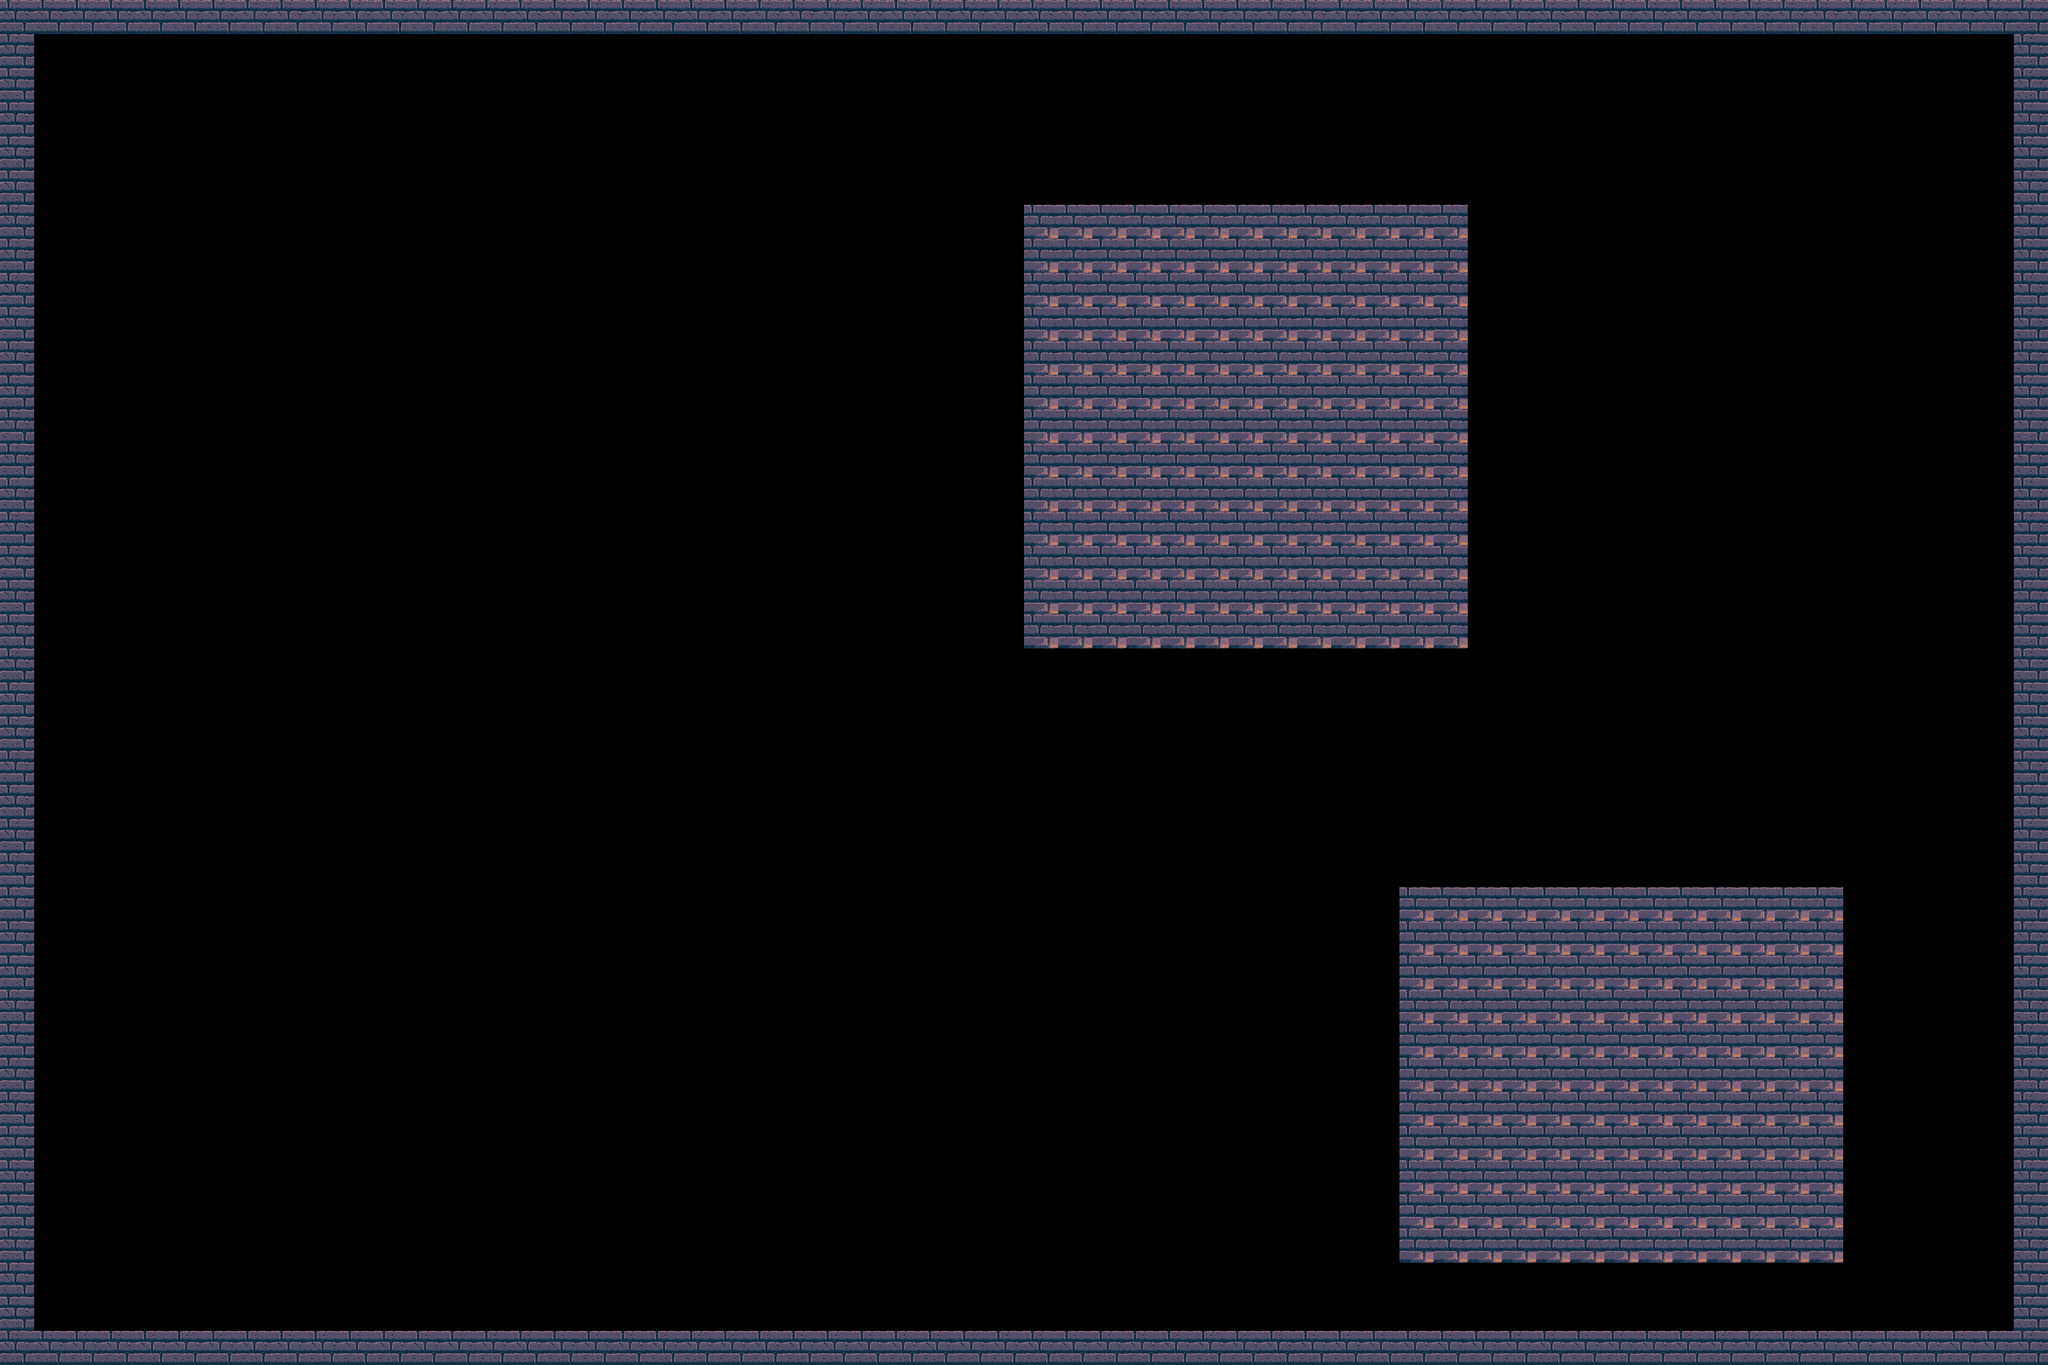

Tiled map render using the project's own tile images. Description and the whole map definition, tile-layer contents included, below:
An orthogonal 60x40 tile map with 64x64 px tiles, 1 tile layer (Layer 1), 3 tilesets and 6 objects.

<map version="1.10" tiledversion="1.10.1" orientation="orthogonal" renderorder="right-down" width="60" height="40" tilewidth="64" tileheight="64" infinite="0" nextlayerid="9" nextobjectid="71">
 <tileset firstgid="1" source="tiled/Dark_lvl4.tsx" />
 <tileset firstgid="66" source="tiled/dark_spacing.tsx" />
 <tileset firstgid="114" source="tiled/Dark_lvl0.tsx" />
 <layer id="1" name="Layer 1" width="60" height="40">
  <data encoding="csv">
125,125,125,125,125,125,125,125,125,125,125,125,125,125,125,125,125,125,125,125,125,125,125,125,125,125,125,125,125,125,125,125,125,125,125,125,125,125,125,125,125,125,125,125,125,125,125,125,125,125,125,125,125,125,125,125,125,125,125,125,
125,0,0,0,0,0,0,0,0,0,0,0,0,0,0,0,0,0,0,0,0,0,0,0,0,0,0,0,0,0,0,0,0,0,0,0,0,0,0,0,0,0,0,0,0,0,0,0,0,0,0,0,0,0,0,0,0,0,0,125,
125,0,0,0,0,0,0,0,0,0,0,0,0,0,0,0,0,0,0,0,0,0,0,0,0,0,0,0,0,0,0,0,0,0,0,0,0,0,0,0,0,0,0,0,0,0,0,0,0,0,0,0,0,0,0,0,0,0,0,125,
125,0,0,0,0,0,0,0,0,0,0,0,0,0,0,0,0,0,0,0,0,0,0,0,0,0,0,0,0,0,0,0,0,0,0,0,0,0,0,0,0,0,0,0,0,0,0,0,0,0,0,0,0,0,0,0,0,0,0,125,
125,0,0,0,0,0,0,0,0,0,0,0,0,0,0,0,0,0,0,0,0,0,0,0,0,0,0,0,0,0,0,0,0,0,0,0,0,0,0,0,0,0,0,0,0,0,0,0,0,0,0,0,0,0,0,0,0,0,0,125,
125,0,0,0,0,0,0,0,0,0,0,0,0,0,0,0,0,0,0,0,0,0,0,0,0,0,0,0,0,0,0,0,0,0,0,0,0,0,0,0,0,0,0,0,0,0,0,0,0,0,0,0,0,0,0,0,0,0,0,125,
125,0,0,0,0,0,0,0,0,0,0,0,0,0,0,0,0,0,0,0,0,0,0,0,0,0,0,0,0,0,118,118,118,118,118,118,118,118,118,118,118,118,118,0,0,0,0,0,0,0,0,0,0,0,0,0,0,0,0,125,
125,0,0,0,0,0,0,0,0,0,0,0,0,0,0,0,0,0,0,0,0,0,0,0,0,0,0,0,0,0,118,118,118,118,118,118,118,118,118,118,118,118,118,0,0,0,0,0,0,0,0,0,0,0,0,0,0,0,0,125,
125,0,0,0,0,0,0,0,0,0,0,0,0,0,0,0,0,0,0,0,0,0,0,0,0,0,0,0,0,0,118,118,118,118,118,118,118,118,118,118,118,118,118,0,0,0,0,0,0,0,0,0,0,0,0,0,0,0,0,125,
125,0,0,0,0,0,0,0,0,0,0,0,0,0,0,0,0,0,0,0,0,0,0,0,0,0,0,0,0,0,118,118,118,118,118,118,118,118,118,118,118,118,118,0,0,0,0,0,0,0,0,0,0,0,0,0,0,0,0,125,
125,0,0,0,0,0,0,0,0,0,0,0,0,0,0,0,0,0,0,0,0,0,0,0,0,0,0,0,0,0,118,118,118,118,118,118,118,118,118,118,118,118,118,0,0,0,0,0,0,0,0,0,0,0,0,0,0,0,0,125,
125,0,0,0,0,0,0,0,0,0,0,0,0,0,0,0,0,0,0,0,0,0,0,0,0,0,0,0,0,0,118,118,118,118,118,118,118,118,118,118,118,118,118,0,0,0,0,0,0,0,0,0,0,0,0,0,0,0,0,125,
125,0,0,0,0,0,0,0,0,0,0,0,0,0,0,0,0,0,0,0,0,0,0,0,0,0,0,0,0,0,118,118,118,118,118,118,118,118,118,118,118,118,118,0,0,0,0,0,0,0,0,0,0,0,0,0,0,0,0,125,
125,0,0,0,0,0,0,0,0,0,0,0,0,0,0,0,0,0,0,0,0,0,0,0,0,0,0,0,0,0,118,118,118,118,118,118,118,118,118,118,118,118,118,0,0,0,0,0,0,0,0,0,0,0,0,0,0,0,0,125,
125,0,0,0,0,0,0,0,0,0,0,0,0,0,0,0,0,0,0,0,0,0,0,0,0,0,0,0,0,0,118,118,118,118,118,118,118,118,118,118,118,118,118,0,0,0,0,0,0,0,0,0,0,0,0,0,0,0,0,125,
125,0,0,0,0,0,0,0,0,0,0,0,0,0,0,0,0,0,0,0,0,0,0,0,0,0,0,0,0,0,118,118,118,118,118,118,118,118,118,118,118,118,118,0,0,0,0,0,0,0,0,0,0,0,0,0,0,0,0,125,
125,0,0,0,0,0,0,0,0,0,0,0,0,0,0,0,0,0,0,0,0,0,0,0,0,0,0,0,0,0,118,118,118,118,118,118,118,118,118,118,118,118,118,0,0,0,0,0,0,0,0,0,0,0,0,0,0,0,0,125,
125,0,0,0,0,0,0,0,0,0,0,0,0,0,0,0,0,0,0,0,0,0,0,0,0,0,0,0,0,0,118,118,118,118,118,118,118,118,118,118,118,118,118,0,0,0,0,0,0,0,0,0,0,0,0,0,0,0,0,125,
125,0,0,0,0,0,0,0,0,0,0,0,0,0,0,0,0,0,0,0,0,0,0,0,0,0,0,0,0,0,118,118,118,118,118,118,118,118,118,118,118,118,118,0,0,0,0,0,0,0,0,0,0,0,0,0,0,0,0,125,
125,0,0,0,0,0,0,0,0,0,0,0,0,0,0,0,0,0,0,0,0,0,0,0,0,0,0,0,0,0,0,0,0,0,0,0,0,0,0,0,0,0,0,0,0,0,0,0,0,0,0,0,0,0,0,0,0,0,0,125,
125,0,0,0,0,0,0,0,0,0,0,0,0,0,0,0,0,0,0,0,0,0,0,0,0,0,0,0,0,0,0,0,0,0,0,0,0,0,0,0,0,0,0,0,0,0,0,0,0,0,0,0,0,0,0,0,0,0,0,125,
125,0,0,0,0,0,0,0,0,0,0,0,0,0,0,0,0,0,0,0,0,0,0,0,0,0,0,0,0,0,0,0,0,0,0,0,0,0,0,0,0,0,0,0,0,0,0,0,0,0,0,0,0,0,0,0,0,0,0,125,
125,0,0,0,0,0,0,0,0,0,0,0,0,0,0,0,0,0,0,0,0,0,0,0,0,0,0,0,0,0,0,0,0,0,0,0,0,0,0,0,0,0,0,0,0,0,0,0,0,0,0,0,0,0,0,0,0,0,0,125,
125,0,0,0,0,0,0,0,0,0,0,0,0,0,0,0,0,0,0,0,0,0,0,0,0,0,0,0,0,0,0,0,0,0,0,0,0,0,0,0,0,0,0,0,0,0,0,0,0,0,0,0,0,0,0,0,0,0,0,125,
125,0,0,0,0,0,0,0,0,0,0,0,0,0,0,0,0,0,0,0,0,0,0,0,0,0,0,0,0,0,0,0,0,0,0,0,0,0,0,0,0,0,0,0,0,0,0,0,0,0,0,0,0,0,0,0,0,0,0,125,
125,0,0,0,0,0,0,0,0,0,0,0,0,0,0,0,0,0,0,0,0,0,0,0,0,0,0,0,0,0,0,0,0,0,0,0,0,0,0,0,0,0,0,0,0,0,0,0,0,0,0,0,0,0,0,0,0,0,0,125,
125,0,0,0,0,0,0,0,0,0,0,0,0,0,0,0,0,0,0,0,0,0,0,0,0,0,0,0,0,0,0,0,0,0,0,0,0,0,0,0,0,118,118,118,118,118,118,118,118,118,118,118,118,118,0,0,0,0,0,125,
125,0,0,0,0,0,0,0,0,0,0,0,0,0,0,0,0,0,0,0,0,0,0,0,0,0,0,0,0,0,0,0,0,0,0,0,0,0,0,0,0,118,118,118,118,118,118,118,118,118,118,118,118,118,0,0,0,0,0,125,
125,0,0,0,0,0,0,0,0,0,0,0,0,0,0,0,0,0,0,0,0,0,0,0,0,0,0,0,0,0,0,0,0,0,0,0,0,0,0,0,0,118,118,118,118,118,118,118,118,118,118,118,118,118,0,0,0,0,0,125,
125,0,0,0,0,0,0,0,0,0,0,0,0,0,0,0,0,0,0,0,0,0,0,0,0,0,0,0,0,0,0,0,0,0,0,0,0,0,0,0,0,118,118,118,118,118,118,118,118,118,118,118,118,118,0,0,0,0,0,125,
125,0,0,0,0,0,0,0,0,0,0,0,0,0,0,0,0,0,0,0,0,0,0,0,0,0,0,0,0,0,0,0,0,0,0,0,0,0,0,0,0,118,118,118,118,118,118,118,118,118,118,118,118,118,0,0,0,0,0,125,
125,0,0,0,0,0,0,0,0,0,0,0,0,0,0,0,0,0,0,0,0,0,0,0,0,0,0,0,0,0,0,0,0,0,0,0,0,0,0,0,0,118,118,118,118,118,118,118,118,118,118,118,118,118,0,0,0,0,0,125,
125,0,0,0,0,0,0,0,0,0,0,0,0,0,0,0,0,0,0,0,0,0,0,0,0,0,0,0,0,0,0,0,0,0,0,0,0,0,0,0,0,118,118,118,118,118,118,118,118,118,118,118,118,118,0,0,0,0,0,125,
125,0,0,0,0,0,0,0,0,0,0,0,0,0,0,0,0,0,0,0,0,0,0,0,0,0,0,0,0,0,0,0,0,0,0,0,0,0,0,0,0,118,118,118,118,118,118,118,118,118,118,118,118,118,0,0,0,0,0,125,
125,0,0,0,0,0,0,0,0,0,0,0,0,0,0,0,0,0,0,0,0,0,0,0,0,0,0,0,0,0,0,0,0,0,0,0,0,0,0,0,0,118,118,118,118,118,118,118,118,118,118,118,118,118,0,0,0,0,0,125,
125,0,0,0,0,0,0,0,0,0,0,0,0,0,0,0,0,0,0,0,0,0,0,0,0,0,0,0,0,0,0,0,0,0,0,0,0,0,0,0,0,118,118,118,118,118,118,118,118,118,118,118,118,118,0,0,0,0,0,125,
125,0,0,0,0,0,0,0,0,0,0,0,0,0,0,0,0,0,0,0,0,0,0,0,0,0,0,0,0,0,0,0,0,0,0,0,0,0,0,0,0,118,118,118,118,118,118,118,118,118,118,118,118,118,0,0,0,0,0,125,
125,0,0,0,0,0,0,0,0,0,0,0,0,0,0,0,0,0,0,0,0,0,0,0,0,0,0,0,0,0,0,0,0,0,0,0,0,0,0,0,0,0,0,0,0,0,0,0,0,0,0,0,0,0,0,0,0,0,0,125,
125,0,0,0,0,0,0,0,0,0,0,0,0,0,0,0,0,0,0,0,0,0,0,0,0,0,0,0,0,0,0,0,0,0,0,0,0,0,0,0,0,0,0,0,0,0,0,0,0,0,0,0,0,0,0,0,0,0,0,125,
125,125,125,125,125,125,125,125,125,125,125,125,125,125,125,125,125,125,125,125,125,125,125,125,125,125,125,125,125,125,125,125,125,125,125,125,125,125,125,125,125,125,125,125,125,125,125,125,125,125,125,125,125,125,125,125,125,125,125,125
</data>
 </layer>
 <objectgroup id="8" name="Obstacles">
  <object id="65" x="0" y="0">
   <polygon points="0,0 64,0 64,2560 0,2560" />
  </object>
  <object id="66" x="64" y="0">
   <polygon points="0,0 3712,0 3712,64 0,64" />
  </object>
  <object id="67" x="1920" y="384">
   <polygon points="0,0 832,0 832,832 0,832" />
  </object>
  <object id="68" x="3776" y="0">
   <polygon points="0,0 64,0 64,2560 0,2560" />
  </object>
  <object id="69" x="3776" y="2496">
   <polyline points="0,0 0,64 -3712,64 -3712,0 0,0" />
  </object>
  <object id="70" x="2624" y="1664">
   <polygon points="0,0 832,0 832,704 0,704" />
  </object>
 </objectgroup>
</map>
